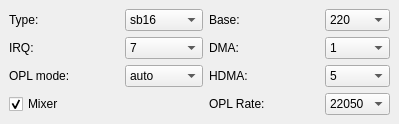
         <widget class="QWidget" name="pageSB" >
          <attribute name="label" >
           <string>Soundblaster</string>
          </attribute>
          <layout class="QGridLayout" >
           <property name="margin" >
            <number>9</number>
           </property>
           <property name="spacing" >
            <number>6</number>
           </property>
           <item row="0" column="0" >
            <layout class="QGridLayout" >
             <property name="margin" >
              <number>0</number>
             </property>
             <property name="spacing" >
              <number>6</number>
             </property>
             <item rowspan="2" row="0" column="1" >
              <layout class="QGridLayout" >
               <property name="margin" >
                <number>0</number>
               </property>
               <property name="spacing" >
                <number>6</number>
               </property>
               <item row="0" column="0" >
                <layout class="QGridLayout" >
                 <property name="margin" >
                  <number>0</number>
                 </property>
                 <property name="spacing" >
                  <number>6</number>
                 </property>
                 <item row="2" column="0" >
                  <widget class="QLabel" name="label_7" >
                   <property name="minimumSize" >
                    <size>
                     <width>110</width>
                     <height>0</height>
                    </size>
                   </property>
                   <property name="maximumSize" >
                    <size>
                     <width>110</width>
                     <height>16777215</height>
                    </size>
                   </property>
                   <property name="text" >
                    <string>HDMA:</string>
                   </property>
                  </widget>
                 </item>
                 <item row="0" column="0" >
                  <widget class="QLabel" name="label_5" >
                   <property name="minimumSize" >
                    <size>
                     <width>110</width>
                     <height>0</height>
                    </size>
                   </property>
                   <property name="maximumSize" >
                    <size>
                     <width>110</width>
                     <height>16777215</height>
                    </size>
                   </property>
                   <property name="text" >
                    <string>Base:</string>
                   </property>
                  </widget>
                 </item>
                 <item row="1" column="0" >
                  <widget class="QLabel" name="label_6" >
                   <property name="minimumSize" >
                    <size>
                     <width>110</width>
                     <height>0</height>
                    </size>
                   </property>
                   <property name="maximumSize" >
                    <size>
                     <width>110</width>
                     <height>16777215</height>
                    </size>
                   </property>
                   <property name="text" >
                    <string>DMA:</string>
                   </property>
                  </widget>
                 </item>
                 <item row="3" column="0" >
                  <widget class="QLabel" name="label_8" >
                   <property name="minimumSize" >
                    <size>
                     <width>110</width>
                     <height>0</height>
                    </size>
                   </property>
                   <property name="maximumSize" >
                    <size>
                     <width>110</width>
                     <height>16777215</height>
                    </size>
                   </property>
                   <property name="text" >
                    <string>OPL Rate:</string>
                   </property>
                  </widget>
                 </item>
                </layout>
               </item>
               <item row="0" column="1" >
                <layout class="QGridLayout" >
                 <property name="margin" >
                  <number>0</number>
                 </property>
                 <property name="spacing" >
                  <number>6</number>
                 </property>
                 <item row="2" column="0" >
                  <widget class="QComboBox" name="cbxSBHDMA" >
                   <property name="currentIndex" >
                    <number>2</number>
                   </property>
                   <item>
                    <property name="text" >
                     <string>1</string>
                    </property>
                   </item>
                   <item>
                    <property name="text" >
                     <string>3</string>
                    </property>
                   </item>
                   <item>
                    <property name="text" >
                     <string>5</string>
                    </property>
                   </item>
                  </widget>
                 </item>
                 <item row="1" column="0" >
                  <widget class="QComboBox" name="cbxSBDMA" >
                   <item>
                    <property name="text" >
                     <string>1</string>
                    </property>
                   </item>
                   <item>
                    <property name="text" >
                     <string>3</string>
                    </property>
                   </item>
                  </widget>
                 </item>
                 <item row="0" column="0" >
                  <widget class="QComboBox" name="cbxSBBase" >
                   <item>
                    <property name="text" >
                     <string>220</string>
                    </property>
                   </item>
                   <item>
                    <property name="text" >
                     <string>240</string>
                    </property>
                   </item>
                  </widget>
                 </item>
                 <item row="3" column="0" >
                  <widget class="QComboBox" name="cbxSBOPLRate" >
                   <property name="currentIndex" >
                    <number>1</number>
                   </property>
                   <item>
                    <property name="text" >
                     <string>11050</string>
                    </property>
                   </item>
                   <item>
                    <property name="text" >
                     <string>22050</string>
                    </property>
                   </item>
                   <item>
                    <property name="text" >
                     <string>44100</string>
                    </property>
                   </item>
                  </widget>
                 </item>
                </layout>
               </item>
              </layout>
             </item>
             <item row="0" column="0" >
              <layout class="QGridLayout" >
               <property name="margin" >
                <number>0</number>
               </property>
               <property name="spacing" >
                <number>6</number>
               </property>
               <item row="0" column="1" >
                <layout class="QGridLayout" >
                 <property name="margin" >
                  <number>0</number>
                 </property>
                 <property name="spacing" >
                  <number>6</number>
                 </property>
                 <item row="2" column="0" >
                  <widget class="QComboBox" name="cbxSBOplMode" >
                   <item>
                    <property name="text" >
                     <string>auto</string>
                    </property>
                   </item>
                   <item>
                    <property name="text" >
                     <string>cms</string>
                    </property>
                   </item>
                   <item>
                    <property name="text" >
                     <string>opl2</string>
                    </property>
                   </item>
                   <item>
                    <property name="text" >
                     <string>dualopl2</string>
                    </property>
                   </item>
                   <item>
                    <property name="text" >
                     <string>opl3</string>
                    </property>
                   </item>
                  </widget>
                 </item>
                 <item row="1" column="0" >
                  <widget class="QComboBox" name="cbxSBIRQ" >
                   <property name="currentIndex" >
                    <number>1</number>
                   </property>
                   <item>
                    <property name="text" >
                     <string>5</string>
                    </property>
                   </item>
                   <item>
                    <property name="text" >
                     <string>7</string>
                    </property>
                   </item>
                   <item>
                    <property name="text" >
                     <string>9</string>
                    </property>
                   </item>
                   <item>
                    <property name="text" >
                     <string>10</string>
                    </property>
                   </item>
                  </widget>
                 </item>
                 <item row="0" column="0" >
                  <widget class="QComboBox" name="cbxSBType" >
                   <property name="currentIndex" >
                    <number>5</number>
                   </property>
                   <item>
                    <property name="text" >
                     <string>none</string>
                    </property>
                   </item>
                   <item>
                    <property name="text" >
                     <string>sb1</string>
                    </property>
                   </item>
                   <item>
                    <property name="text" >
                     <string>sb2</string>
                    </property>
                   </item>
                   <item>
                    <property name="text" >
                     <string>sbpro1</string>
                    </property>
                   </item>
                   <item>
                    <property name="text" >
                     <string>sbpro2</string>
                    </property>
                   </item>
                   <item>
                    <property name="text" >
                     <string>sb16</string>
                    </property>
                   </item>
                  </widget>
                 </item>
                </layout>
               </item>
               <item row="0" column="0" >
                <layout class="QGridLayout" >
                 <property name="margin" >
                  <number>0</number>
                 </property>
                 <property name="spacing" >
                  <number>6</number>
                 </property>
                 <item row="0" column="0" >
                  <widget class="QLabel" name="label_10" >
                   <property name="minimumSize" >
                    <size>
                     <width>110</width>
                     <height>0</height>
                    </size>
                   </property>
                   <property name="maximumSize" >
                    <size>
                     <width>110</width>
                     <height>16777215</height>
                    </size>
                   </property>
                   <property name="text" >
                    <string>Type:</string>
                   </property>
                  </widget>
                 </item>
                 <item row="1" column="0" >
                  <widget class="QLabel" name="label_11" >
                   <property name="minimumSize" >
                    <size>
                     <width>110</width>
                     <height>0</height>
                    </size>
                   </property>
                   <property name="maximumSize" >
                    <size>
                     <width>110</width>
                     <height>16777215</height>
                    </size>
                   </property>
                   <property name="text" >
                    <string>IRQ:</string>
                   </property>
                  </widget>
                 </item>
                 <item row="2" column="0" >
                  <widget class="QLabel" name="label_9" >
                   <property name="minimumSize" >
                    <size>
                     <width>110</width>
                     <height>0</height>
                    </size>
                   </property>
                   <property name="maximumSize" >
                    <size>
                     <width>110</width>
                     <height>16777215</height>
                    </size>
                   </property>
                   <property name="text" >
                    <string>OPL mode:</string>
                   </property>
                  </widget>
                 </item>
                </layout>
               </item>
              </layout>
             </item>
             <item row="1" column="0" >
              <widget class="QCheckBox" name="chkBoxSBMixer" >
               <property name="minimumSize" >
                <size>
                 <width>110</width>
                 <height>0</height>
                </size>
               </property>
               <property name="maximumSize" >
                <size>
                 <width>110</width>
                 <height>16777215</height>
                </size>
               </property>
               <property name="text" >
                <string>Mixer</string>
               </property>
               <property name="checked" >
                <bool>true</bool>
               </property>
              </widget>
             </item>
            </layout>
           </item>
          </layout>
         </widget>
